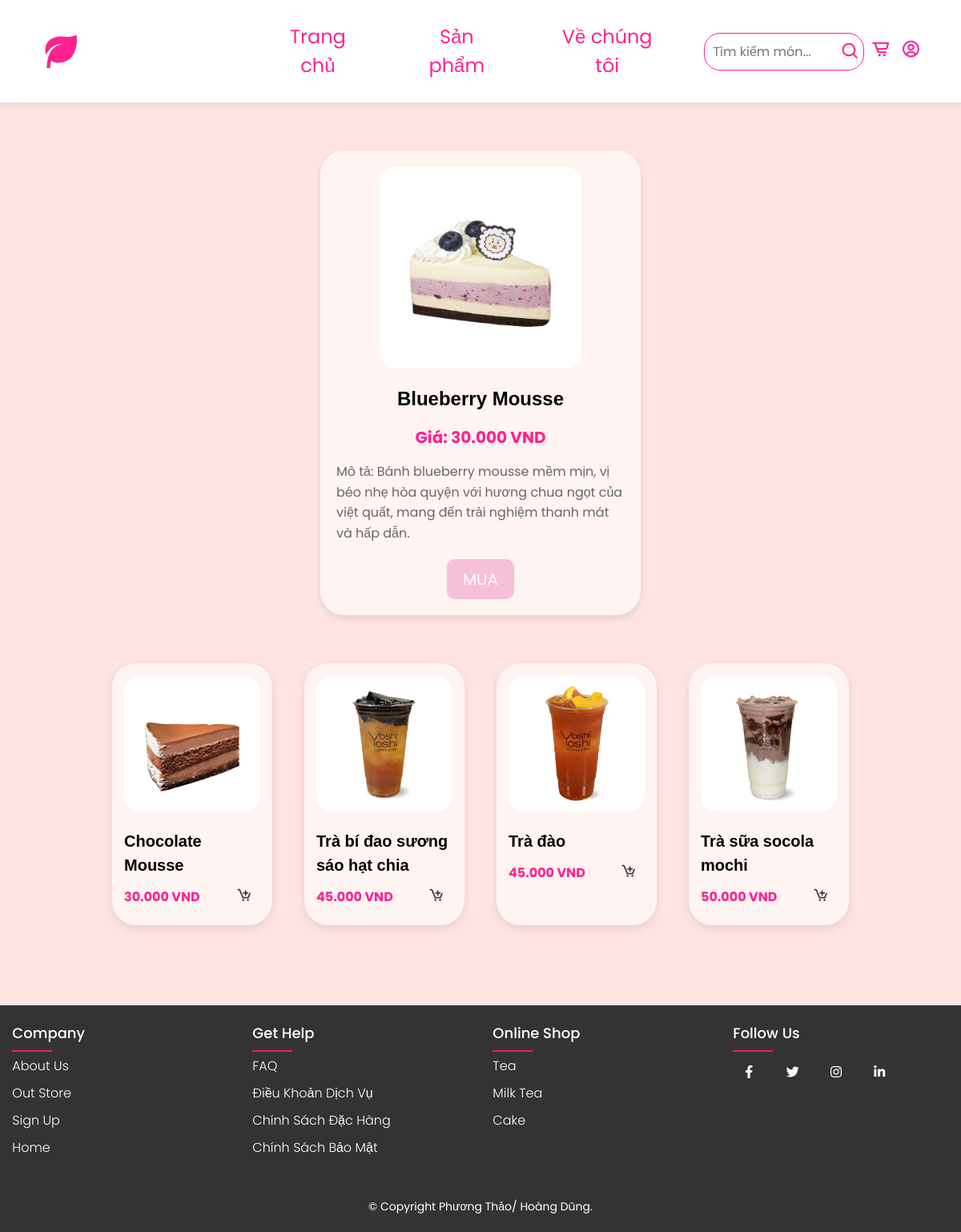
/product_detail.php?id=142, run on the app's committed database.
### tables this page shows
CREATE TABLE `product` (
  `soluong` int(11) NOT NULL,
  `id` int(11) NOT NULL,
  `category_id` int(11) DEFAULT NULL,
  `title` varchar(350) DEFAULT NULL,
  `price` int(11) DEFAULT NULL,
  `discount` int(11) DEFAULT NULL,
  `thumbnail` varchar(500) DEFAULT NULL,
  `description` longtext DEFAULT NULL,
  `created_at` datetime DEFAULT NULL,
  `updated_at` datetime DEFAULT NULL,
  `deleted` int(11) DEFAULT NULL
);

### public/product_detail.php (the view, shortened to what this page needs)
<?php
require('header.php');
require('../db/conn.php');
if (isset($_GET['id'])) {
    $product_id = $_GET['id'];
    $stmt = $conn->prepare("SELECT * FROM product WHERE id = ?");
    $stmt->bind_param("i", $product_id);
    $stmt->execute();
    $result = $stmt->get_result();
    if ($result->num_rows > 0) {
        $product = $result->fetch_assoc();
    } else {
        echo "Không tìm thấy sản phẩm!";
        exit;
    }
} else {
    echo "Không có ID sản phẩm!";
    exit;
}
$related_stmt = $conn->prepare("SELECT * FROM product WHERE id != ? LIMIT 4");
$related_stmt->bind_param("i", $product_id);
$related_stmt->execute();
$related_result = $related_stmt->get_result();
?>
<!DOCTYPE html>
<html lang="vi">
<head>
    <link rel="stylesheet" href="https://unpkg.com/boxicons@latest/css/boxicons.min.css">
</head>
<body>
<div class="product-detail">
    <?php if (isset($product)): ?>
        <img src="../admin/images/<?php echo htmlspecialchars($product['thumbnail']); ?>" alt="<?php echo htmlspecialchars($product['title']); ?>" class="product-thumbnail">
        <h2 class="product-title"><?php echo htmlspecialchars($product['title']); ?></h2>
        <p class="product-price">Giá: <?php echo number_format($product['price'], 0, ',', '.'); ?> VND</p>
        <p class="product-description">Mô tả: <?php echo htmlspecialchars($product['description']); ?></p>
        <div class="product-actions">
            <a href="add_cart.php?id=<?php echo htmlspecialchars($product['id']); ?>" class="buy-button">MUA</a>
        </div>
    <?php else: ?>
        <p>Không có sản phẩm nào!</p>
    <?php endif; ?>
</div>
<div class="related-products">
    <?php while ($related_product = $related_result->fetch_assoc()): ?>
        <div class="related-product-item">
            <a href="product_detail.php?id=<?php echo htmlspecialchars($related_product['id']); ?>">
                <img src="../admin/images/<?php echo htmlspecialchars($related_product['thumbnail']); ?>" alt="<?php echo htmlspecialchars($related_product['title']); ?>">
                <div class="related-product-info">
                    <h4><?php echo htmlspecialchars($related_product['title']); ?></h4>
                    <div class="price-and-cart">
                        <p><?php echo number_format($related_product['price'], 0, ',', '.'); ?> VND</p>
                        <button class="cart-add">
                            <a href="confim_add_cart.php?id=<?php echo htmlspecialchars($related_product['id']); ?>" class="cart-link">
                                <i class="bx bx-cart-add"></i>
                            </a>
                        </button>
                    </div>
                </div>
            </a>
        </div>
    <?php endwhile; ?>
</div>
<?php
require('footer1.php');
?>
</body>
</html>

### public/css/style_header.css (style rules this page uses)
* { font-family: 'Poppins', sans-serif; margin: 0; padding: 0; box-sizing: border-box; scroll-padding-top: 4rem; scroll-behavior: smooth; list-style: none; text-decoration: none; }
:root { --main-color:#ffe5f0; --second-color:#ffbcd6; --text-coler:#fff; --bg-color:#fff4eb; }
img { width: 100%; }
body { color: var(--text-coler); margin-top: 80px; }

### public/css/style_footer.css (style rules this page uses)
html, body { height: 100%; margin: 0; padding: 0; }
body { line-height: 1.5; font-family: 'Poppins', sans-serif; display: flex; flex-direction: column; min-height: 100vh; }
* { margin: 0; padding: 0; box-sizing: border-box; }

### public/product_detail.php (style rules this page uses)
body { font-family: Arial, sans-serif; background-color: #ffe4e3; margin: 0; padding: 20px; }
.product-detail { display: flex; flex-direction: column; align-items: center; background-color: #fef4f1; border-radius: 30px; padding: 20px; max-width: 400px; box-shadow: 0 4px 8px rgba(0, 0, 0, 0.1); margin: 60px auto; margin-bottom: 10px; }
.product-detail img { width: 70%; height: auto; border-radius: 20px; margin-bottom: 10px; }
.product-detail h2 { font-size: 24px; color: black; margin: 10px 0; font-family: Arial, sans-serif; }
.product-price { font-size: 20px; color: #ff2190; font-weight: bold; margin: 5px 0; }
.product-description { font-size: 16px; color: #666; margin: 10px 0; line-height: 1.6; }
.product-actions { display: flex; justify-content: center; width: 100%; margin-top: 10px; }
.buy-button { display: inline-block; text-align: center; background-color: #f7bfd8; color: white; padding: 10px 20px; border-radius: 10px; cursor: pointer; font-size: 20px; text-decoration: none; }
.related-products { display: flex; justify-content: center; gap: 40px; margin-top: 50px; margin-bottom: 100px; }
.related-product-item { width: 200px; text-align: center; background-color: #fef4f1; border-radius: 30px; padding: 15px; box-shadow: 0 4px 12px rgba(0, 0, 0, 0.1); }
.related-product-item img { width: 100%; height: auto; border-radius: 20px; }
.related-product-info { margin-top: 15px; }
.related-product-info h4 { margin: 5px 0 0; font-size: 20px; color: black; font-family: Arial, sans-serif; text-align: left; }
.price-and-cart { display: flex; align-items: center; justify-content: space-between; margin-top: 5px; }
.price-and-cart p { font-size: 16px; color: #ff2190; font-weight: bold; }
.cart-add { background-color: #fef4f1; border: none; padding: 10px; border-radius: 50%; cursor: pointer; font-size: 16px; width: 40px; height: 40px; display: flex; align-items: center; justify-content: center; color: #333; }
.cart-add i { font-size: 20px; color: #333; }

### data on the page
product: thumbnail (picture), title "Blueberry Mousse", price "30.000", description "Bánh blueberry mousse mềm mịn, vị béo nhẹ hòa quyện với hương chua ngọt của việt quất, mang đến trải nghiệm thanh mát và hấp dẫn."
product: thumbnail (picture), title "Chocolate Mousse", price "30.000"
product: thumbnail (picture), title "Trà bí đao sương sáo hạt chia", price "45.000"
product: thumbnail (picture), title "Trà đào", price "45.000"
product: thumbnail (picture), title "Trà sữa socola mochi", price "50.000"
